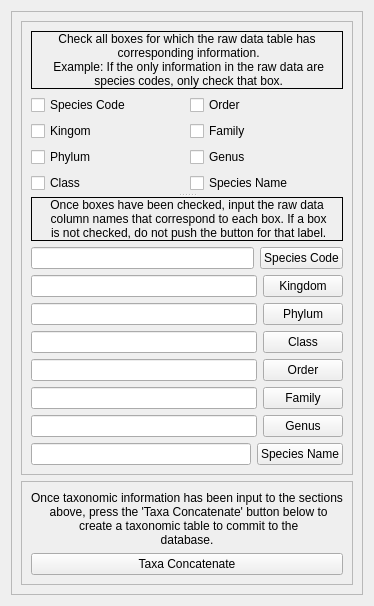
      <widget class="QWidget" name="tabTaxaScheme">
       <attribute name="title">
        <string>Taxonomic Scheme</string>
       </attribute>
       <layout class="QVBoxLayout" name="verticalLayout_16">
        <item>
         <widget class="QFrame" name="frmTaxaAll">
          <property name="frameShape">
           <enum>QFrame::StyledPanel</enum>
          </property>
          <property name="frameShadow">
           <enum>QFrame::Sunken</enum>
          </property>
          <layout class="QVBoxLayout" name="verticalLayout_26">
           <item>
            <layout class="QVBoxLayout" name="layTaxaAllV">
             <item>
              <widget class="QFrame" name="frmTaxaCheck">
               <property name="frameShape">
                <enum>QFrame::StyledPanel</enum>
               </property>
               <property name="frameShadow">
                <enum>QFrame::Sunken</enum>
               </property>
               <layout class="QVBoxLayout" name="verticalLayout_23">
                <item>
                 <widget class="QSplitter" name="splitTaxaAll">
                  <property name="orientation">
                   <enum>Qt::Vertical</enum>
                  </property>
                  <widget class="QWidget" name="layoutWidget">
                   <layout class="QVBoxLayout" name="layTaxaCheckV1">
                    <item>
                     <widget class="QLabel" name="labTaxaCheck1">
                      <property name="frameShape">
                       <enum>QFrame::Box</enum>
                      </property>
                      <property name="text">
                       <string>Check all boxes for which the raw data table has 
 corresponding information. 
 Example: If the only information in the raw data are 
 species codes, only check that box.</string>
                      </property>
                      <property name="alignment">
                       <set>Qt::AlignCenter</set>
                      </property>
                     </widget>
                    </item>
                    <item>
                     <layout class="QGridLayout" name="gridTaxaCheck">
                      <item row="0" column="0">
                       <widget class="QCheckBox" name="ckSppCode">
                        <property name="text">
                         <string>Species Code</string>
                        </property>
                       </widget>
                      </item>
                      <item row="0" column="1">
                       <widget class="QCheckBox" name="ckOrder">
                        <property name="text">
                         <string>Order</string>
                        </property>
                       </widget>
                      </item>
                      <item row="1" column="0">
                       <widget class="QCheckBox" name="ckKingdom">
                        <property name="text">
                         <string>Kingom</string>
                        </property>
                       </widget>
                      </item>
                      <item row="1" column="1">
                       <widget class="QCheckBox" name="ckFamily">
                        <property name="text">
                         <string>Family</string>
                        </property>
                       </widget>
                      </item>
                      <item row="2" column="0">
                       <widget class="QCheckBox" name="ckPhylum">
                        <property name="text">
                         <string>Phylum</string>
                        </property>
                       </widget>
                      </item>
                      <item row="2" column="1">
                       <widget class="QCheckBox" name="ckGenus">
                        <property name="text">
                         <string>Genus</string>
                        </property>
                       </widget>
                      </item>
                      <item row="3" column="0">
                       <widget class="QCheckBox" name="ckClass">
                        <property name="layoutDirection">
                         <enum>Qt::LeftToRight</enum>
                        </property>
                        <property name="text">
                         <string>Class</string>
                        </property>
                       </widget>
                      </item>
                      <item row="3" column="1">
                       <widget class="QCheckBox" name="ckSpp">
                        <property name="text">
                         <string>Species Name</string>
                        </property>
                       </widget>
                      </item>
                     </layout>
                    </item>
                   </layout>
                  </widget>
                  <widget class="QWidget" name="layoutWidget">
                   <layout class="QVBoxLayout" name="layTaxaLabelV">
                    <item>
                     <widget class="QLabel" name="labTaxaCheck2">
                      <property name="frameShape">
                       <enum>QFrame::Box</enum>
                      </property>
                      <property name="text">
                       <string>Once boxes have been checked, input the raw data 
 column names that correspond to each box. If a box 
 is not checked, do not push the button for that label.</string>
                      </property>
                      <property name="alignment">
                       <set>Qt::AlignCenter</set>
                      </property>
                     </widget>
                    </item>
                    <item>
                     <layout class="QHBoxLayout" name="layTaxaLabSppCode">
                      <item>
                       <widget class="QLineEdit" name="lnedSppCode"/>
                      </item>
                      <item>
                       <widget class="QPushButton" name="btSppCode">
                        <property name="text">
                         <string>Species Code</string>
                        </property>
                       </widget>
                      </item>
                     </layout>
                    </item>
                    <item>
                     <layout class="QHBoxLayout" name="layTaxaLabKingdom">
                      <item>
                       <widget class="QLineEdit" name="lnedKingdom"/>
                      </item>
                      <item>
                       <widget class="QPushButton" name="btnKingdom">
                        <property name="text">
                         <string>Kingdom</string>
                        </property>
                       </widget>
                      </item>
                     </layout>
                    </item>
                    <item>
                     <layout class="QHBoxLayout" name="layTaxaLabPhylum">
                      <item>
                       <widget class="QLineEdit" name="lnedPhylum"/>
                      </item>
                      <item>
                       <widget class="QPushButton" name="btnPhylum">
                        <property name="text">
                         <string>Phylum</string>
                        </property>
                       </widget>
                      </item>
                     </layout>
                    </item>
                    <item>
                     <layout class="QHBoxLayout" name="layTaxaLabClass">
                      <item>
                       <widget class="QLineEdit" name="lnedClass"/>
                      </item>
                      <item>
                       <widget class="QPushButton" name="btnClass">
                        <property name="text">
                         <string>Class</string>
                        </property>
                       </widget>
                      </item>
                     </layout>
                    </item>
                    <item>
                     <layout class="QHBoxLayout" name="layTaxaLabOrder">
                      <item>
                       <widget class="QLineEdit" name="lnedOrder"/>
                      </item>
                      <item>
                       <widget class="QPushButton" name="btnOrder">
                        <property name="text">
                         <string>Order</string>
                        </property>
                       </widget>
                      </item>
                     </layout>
                    </item>
                    <item>
                     <layout class="QHBoxLayout" name="layTaxaLabFamily">
                      <item>
                       <widget class="QLineEdit" name="lnedFamily"/>
                      </item>
                      <item>
                       <widget class="QPushButton" name="btnFamily">
                        <property name="text">
                         <string>Family</string>
                        </property>
                       </widget>
                      </item>
                     </layout>
                    </item>
                    <item>
                     <layout class="QHBoxLayout" name="layTaxaLabGenus">
                      <item>
                       <widget class="QLineEdit" name="lnedGenus"/>
                      </item>
                      <item>
                       <widget class="QPushButton" name="btnGenus">
                        <property name="text">
                         <string>Genus</string>
                        </property>
                       </widget>
                      </item>
                     </layout>
                    </item>
                    <item>
                     <layout class="QHBoxLayout" name="layTaxaLabSpp">
                      <item>
                       <widget class="QLineEdit" name="lnedSpp"/>
                      </item>
                      <item>
                       <widget class="QPushButton" name="btnSpp">
                        <property name="text">
                         <string>Species Name</string>
                        </property>
                       </widget>
                      </item>
                     </layout>
                    </item>
                   </layout>
                  </widget>
                 </widget>
                </item>
               </layout>
              </widget>
             </item>
             <item>
              <widget class="QFrame" name="frmTaxaCompile">
               <property name="frameShape">
                <enum>QFrame::StyledPanel</enum>
               </property>
               <property name="frameShadow">
                <enum>QFrame::Sunken</enum>
               </property>
               <layout class="QVBoxLayout" name="verticalLayout_24">
                <item>
                 <layout class="QVBoxLayout" name="layTaxaCompileV">
                  <item>
                   <widget class="QLabel" name="labTaxaCompile">
                    <property name="text">
                     <string>Once taxonomic information has been input to the sections
 above, press the 'Taxa Concatenate' button below to 
 create a taxonomic table to commit to the 
 database. </string>
                    </property>
                    <property name="alignment">
                     <set>Qt::AlignCenter</set>
                    </property>
                   </widget>
                  </item>
                  <item>
                   <widget class="QPushButton" name="btnTaxaCompile">
                    <property name="text">
                     <string>Taxa Concatenate</string>
                    </property>
                   </widget>
                  </item>
                 </layout>
                </item>
               </layout>
              </widget>
             </item>
            </layout>
           </item>
          </layout>
         </widget>
        </item>
       </layout>
      </widget>
